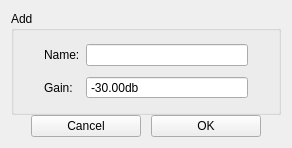
<?xml version="1.0" encoding="UTF-8"?>
<ui version="4.0">
 <class>AddChannel</class>
 <widget class="QWidget" name="AddChannel">
  <property name="geometry">
   <rect>
    <x>0</x>
    <y>0</y>
    <width>292</width>
    <height>148</height>
   </rect>
  </property>
  <property name="windowTitle">
   <string>Form</string>
  </property>
  <layout class="QVBoxLayout" name="verticalLayout">
   <property name="spacing">
    <number>0</number>
   </property>
   <item>
    <widget class="QGroupBox" name="groupBox">
     <property name="title">
      <string>Add</string>
     </property>
     <layout class="QGridLayout" name="gridLayout">
      <property name="leftMargin">
       <number>30</number>
      </property>
      <property name="rightMargin">
       <number>30</number>
      </property>
      <item row="0" column="1">
       <widget class="QLineEdit" name="nameEdit">
        <property name="inputMask">
         <string/>
        </property>
        <property name="text">
         <string/>
        </property>
        <property name="clearButtonEnabled">
         <bool>false</bool>
        </property>
       </widget>
      </item>
      <item row="1" column="0">
       <widget class="QLabel" name="label_2">
        <property name="text">
         <string>Gain:</string>
        </property>
       </widget>
      </item>
      <item row="0" column="0">
       <widget class="QLabel" name="label">
        <property name="text">
         <string>Name:</string>
        </property>
       </widget>
      </item>
      <item row="1" column="1">
       <widget class="QDoubleSpinBox" name="doubleSpinBox">
        <property name="buttonSymbols">
         <enum>QAbstractSpinBox::NoButtons</enum>
        </property>
        <property name="suffix">
         <string>db</string>
        </property>
        <property name="minimum">
         <double>-1000.000000000000000</double>
        </property>
        <property name="maximum">
         <double>1000.990000000000009</double>
        </property>
        <property name="value">
         <double>-30.000000000000000</double>
        </property>
       </widget>
      </item>
     </layout>
    </widget>
   </item>
   <item>
    <layout class="QHBoxLayout" name="horizontalLayout">
     <property name="spacing">
      <number>10</number>
     </property>
     <property name="leftMargin">
      <number>20</number>
     </property>
     <property name="rightMargin">
      <number>20</number>
     </property>
     <item>
      <widget class="QPushButton" name="pushButton">
       <property name="text">
        <string>Cancel</string>
       </property>
      </widget>
     </item>
     <item>
      <widget class="QPushButton" name="pushButton_2">
       <property name="text">
        <string>OK</string>
       </property>
      </widget>
     </item>
    </layout>
   </item>
  </layout>
 </widget>
 <resources/>
 <connections/>
</ui>
